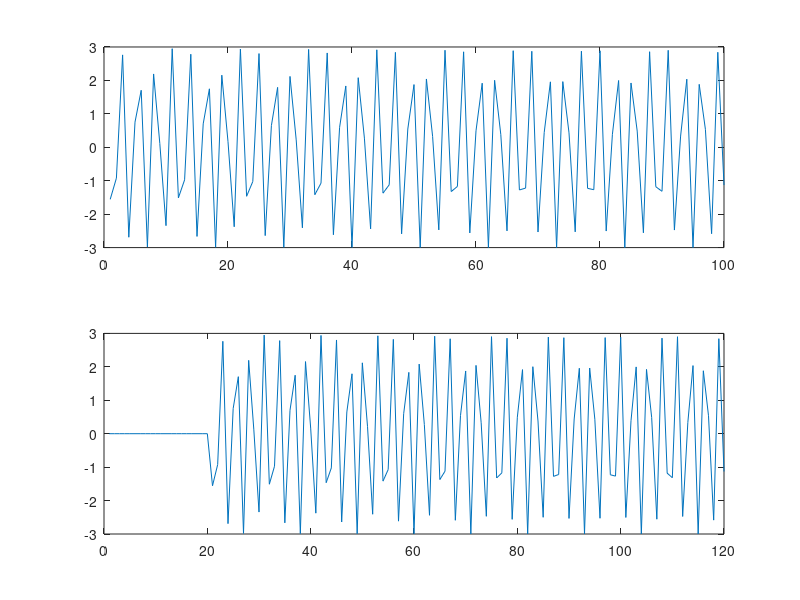

The MATLAB script that drew this image:
clc;
clear all;
n=1:100;
A=3;
f=100;
fs=25;
x=A*cos(f/fs*n+1/6)
subplot(2,1,1);
plot(n,x);
z=[zeros(1,20),A*cos(f/fs*(n)+1/6)]

subplot(2,1,2);
plot(z)
